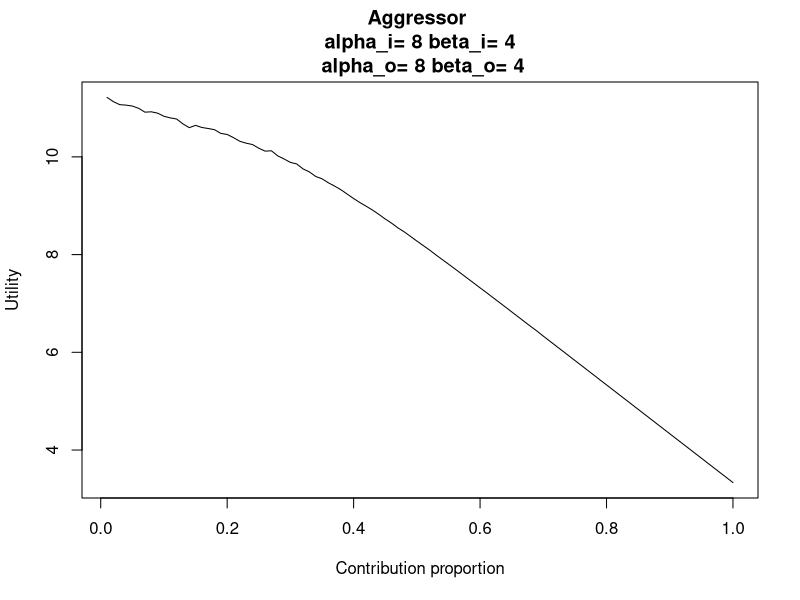
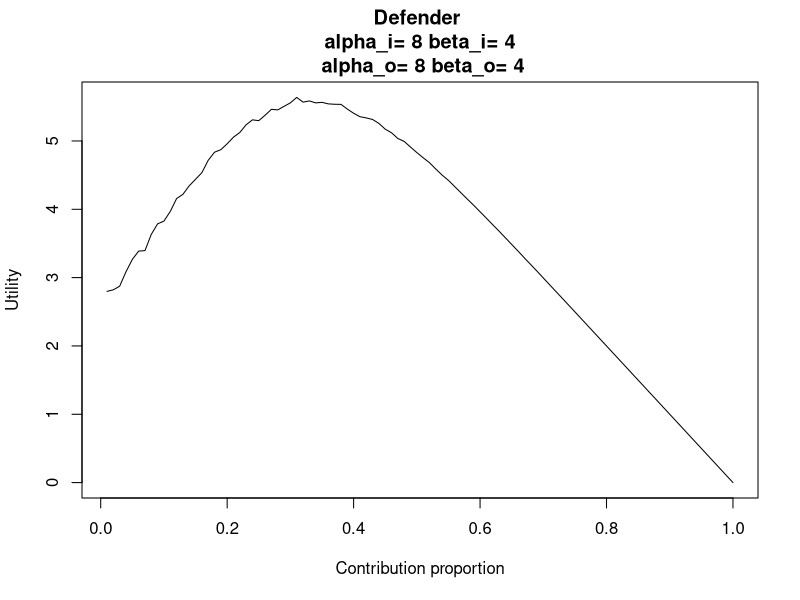

Here is the R script that generated these plots, in order:
alpha_i<-8
beta_i<-4
alpha_o<-8
beta_o<-4
n<-6
E<-10
C<-.6

belief_i<-function(x){dbeta(x,alpha_i,beta_i)}
belief_o<-function(x){dbeta(x,alpha_o,beta_o)}

threshold<-function(pl,ing){(((n-1)/n)*ing)+(((n-1)/n)*pl)}
joint_distribution<-function(x,y){(belief_i(x)*belief_o(y))/4}

#emdbook::curve3d(joint_distribution, from=c(0,0), to=c(1,1), sys3d="contour")

Pwin<-function(C){
joint_distribution2<-function(x,y){belief_i(x)*belief_o(y)*(threshold(C,x)>y)}
pracma::integral2(joint_distribution2, xmin=0, xmax=1, ymin=0, ymax=1)$`Q`
}

Ewin<-function(C){
joint_distribution2<-function(x,y){belief_i(x)*belief_o(y)*(threshold(C,x)>y)}
joint_distribution3<-function(x,y){belief_i(x)*belief_o(y)*y*(threshold(C,x)>y)}
pracma::integral2(joint_distribution3, xmin=0, xmax=1, ymin=0, ymax=1)$`Q`/pracma::integral2(joint_distribution2, xmin=0, xmax=1, ymin=0, ymax=1)$`Q`
}

Ua<-function(x){(Pwin(x)*((2*E-(E*Ewin(x)))-(E*x)))+((1-Pwin(x))*(E*(1-x)))}

Ud<-function(x){Pwin(x)*(E-(E*x))}

Uas<-c()
a<-c(1:100)/100
for(i in 1:length(a)){
  Uas[i]<-Ua(a[i])
}

Uds<-c()
a<-c(1:100)/100
for(i in 1:length(a)){
  Uds[i]<-Ud(a[i])
}

plot(a, Uas, type='l', xlab="Contribution proportion", ylab="Utility", main=paste("Aggressor \n alpha_i=",alpha_i,"beta_i=",beta_i,"\n alpha_o=", alpha_o, "beta_o=", beta_o))
plot(a, Uds, type='l', xlab="Contribution proportion", ylab="Utility", main=paste("Defender \n alpha_i=",alpha_i,"beta_i=",beta_i,"\n alpha_o=", alpha_o, "beta_o=", beta_o))


